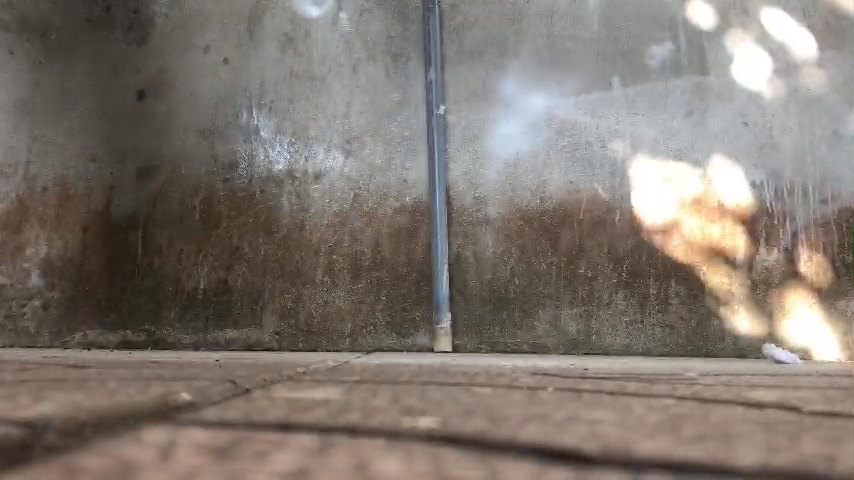
#> input picture frame 31 of Case_4/banh_phuoc.mp4, 854 x 480 px, given in place of the camera
$ python project_ck.py
#> lines starting #> are read from the running program, lines starting #| are printed output that depends on the picture; after the words box and inside, x2 and y2 are one past the last pixel; in counts of white or black regions, pixels touching at a corner belong together
###Danh sách nhóm:
# - Nguyễn Đức Bảo Phúc - 20146396 (Lớp thứ 6 - Tiết 7,8,9,10)
# - Nguyễn Tấn Phát - 20146389 (Lớp thứ 6 - Tiết 7,8,9,10)
# - Lương Tuấn Phi - 20146392 (Lớp thứ 6 - Tiết 7,8,9,10)
# - Điền Nguyễn Hữu Phước - 20146399 (Lớp thứ 7 - Tiết 2,3,4,5)

import cv2
import sys
import time
import numpy as np
import math
from scipy import stats
import kociemba
from datetime import datetime

# [802 lines left out: functions concat, rotate_cw, rotate_ccw, right_cw, right_ccw, left_cw and 11 more, not called in this run]


def detect_face(bgr_image_input):

    hsv = cv2.cvtColor(bgr_image_input, cv2.COLOR_BGR2HSV)          # Lọc màu

    blob_colors = []
    colors_hsv = [('white', [5, 0, 130], [50, 60, 255]),
                    ('orange',[5, 130, 130], [14, 255, 255]),
                    ('green', [60, 115, 125], [75, 255, 255]),
                    ('blue', [95, 100, 130], [135, 255, 255]),
                    ('yellow', [25, 80, 80], [383, 255, 255]),
                    ('red', [[0, 130, 36], [3, 255, 255]], [[178, 254, 254], [179, 255, 255]])]


    for i, color in enumerate(colors_hsv):
        if color[0] != 'red':
            low = np.array(color[1])
            high = np.array(color[2])
            mask = cv2.inRange(hsv, low, high)

        else:
            low1 = np.array(color[1][0])
            high1 = np.array(color[1][1])
            low2 = np.array(color[2][0])
            high2 = np.array(color[2][1])
            red1 = cv2.inRange(hsv, low1, high1)
            red2 = cv2.inRange(hsv, low2, high2)
            mask = red1

        kernel = cv2.getStructuringElement(cv2.MORPH_RECT,(3,3))
        # mask = cv2.inRange(hsv, low, high)
        mask = cv2.morphologyEx(mask, cv2.MORPH_OPEN, kernel, iterations=1)
        mask = cv2.morphologyEx(mask, cv2.MORPH_CLOSE, kernel,iterations=1)
        # cv2.imshow("jbgjhafdg", mask)
        contours, hierarchy = cv2.findContours(mask,cv2.RETR_EXTERNAL,cv2.CHAIN_APPROX_SIMPLE)
        contours = sorted(contours, key=cv2.contourArea, reverse=True)[0:15]


        for contour in contours:
            area = cv2.contourArea(contour)

            if 2800 < area < 10000:
                perimeter = cv2.arcLength(contour, True)
                epsilon = 0.08 * perimeter
                approx = cv2.approxPolyDP(contour, epsilon, True)
                if len(approx) == 4:
                    x,y,w,h = cv2.boundingRect(contour)
                    cv2.rectangle(bgr_image_input, (x,y), (x+w, y+h), (255,0,255), 2, 2)
                    val = (50*y) + (10*x)
                    blob_color = np.array(cv2.mean(bgr_image_input[y:y+h,x:x+w])).astype(int)
                    blob_color = np.append(blob_color, val)
                    blob_color = np.append(blob_color, x)
                    blob_color = np.append(blob_color, y)
                    blob_color = np.append(blob_color, w)
                    blob_color = np.append(blob_color, h)
                    blob_colors.append(blob_color)

    if len(blob_colors) > 0:
        blob_colors = np.asarray(blob_colors)
        blob_colors = blob_colors[blob_colors[:, 4].argsort()]
    face = np.array([0,0,0,0,0,0,0,0,0])
    # print(blob_colors)
    if len(blob_colors) == 9:
        for i in range(9):
            if blob_colors[i][0] > 170 and blob_colors[i][1] > 150 and blob_colors[i][2] > 150:
                blob_colors[i][3] = 1
                face[i] = 1
            elif blob_colors[i][0] < 223 and blob_colors[i][1] > 55 and blob_colors[i][2] > 27 and np.abs(blob_colors[i][1]-blob_colors[i][2])<30:
                blob_colors[i][3] = 2
                face[i] = 2
            elif blob_colors[i][0] > blob_colors[i][1] and blob_colors[i][1] > blob_colors[i][2]:
                blob_colors[i][3] = 3
                face[i] = 3
            elif blob_colors[i][1] > blob_colors[i][0] and blob_colors[i][1] > blob_colors[i][2] and np.abs(blob_colors[i][0] - blob_colors[i][2]) < 30:
                blob_colors[i][3] = 4
                face[i] = 4
            elif blob_colors[i][2] > blob_colors[i][0] and blob_colors[i][2] > blob_colors[i][1] and blob_colors[i][0] >9 :
                blob_colors[i][3] = 5
                face[i] = 5
            elif blob_colors[i][1] < blob_colors[i][2] and blob_colors[i][0] < blob_colors[i][1] and blob_colors[i][2] > 170:
                blob_colors[i][3] = 6
                face[i] = 6

        if np.count_nonzero(face) == 9:
            return face, blob_colors
        else:
            return [0,0], blob_colors
    else:
        return [0,0,0], blob_colors

def find_face(video,videoWriter,uf,rf,ff,df,lf,bf,text = ""):
    faces = []
    while True:
        is_ok, bgr_image_input = video.read()

        if not is_ok:
            print("Cannot read video source")
            sys.exit()


        face, blob_colors = detect_face(bgr_image_input)
        bgr_image_input = cv2.putText(bgr_image_input, text, (50, 450), cv2.FONT_HERSHEY_SIMPLEX, 2, (248, 110, 75), 3)
        # print(len(face))
        if len(face) == 9:
            faces.append(face)
            if len(faces) == 5:
                face_array = np.array(faces)
                detected_face = stats.mode(face_array)[0]
                uf = np.asarray(uf)
                ff = np.asarray(ff)
                detected_face = np.asarray(detected_face)
                faces = []
                if np.array_equal(detected_face, uf) == False and np.array_equal(detected_face, ff) == False and np.array_equal(detected_face, bf) == False and np.array_equal(detected_face, df) == False and np.array_equal(detected_face, lf) == False and np.array_equal(detected_face, rf) == False:
                    return detected_face
        videoWriter.write(bgr_image_input)
        cv2.imshow("Output Image", bgr_image_input)
        key_pressed = cv2.waitKey(1) & 0xFF
        if key_pressed == 27 or key_pressed == ord('q'):
            break


def main():
    up_face = [0, 0]
    front_face = [0, 0]
    left_face = [0, 0]
    right_face = [0, 0]
    down_face = [0, 0]
    back_face = [0, 0]
    video = cv2.VideoCapture(0)                     # import camera
    is_ok, bgr_image_input = video.read()
#> bgr_image_input is the input picture: shape (480, 854, 3); mean B, G, R 112.3, 119.7, 128.6
    broke = 0


    if not is_ok:
        print("Cannot read video source")
        sys.exit()

    h1 = bgr_image_input.shape[0]
#> h1 = 480
    w1 = bgr_image_input.shape[1]
#> w1 = 854
    faces = []

    try:
        fourcc = cv2.VideoWriter_fourcc('M', 'J', 'P', 'G')
        fname = "OUTPUT5.avi"
        fps = 20.0
        videoWriter = cv2.VideoWriter(fname, fourcc, fps, (w1, h1))
    except:
        print("Error: can't create output video: %s" % fname)
        sys.exit()

    while True:
        is_ok, bgr_image_input = video.read()
        if not is_ok:
            break
        while True:
            front_face = find_face(video, videoWriter, up_face, right_face, front_face, down_face, left_face, back_face, text="Show Front Face")
#> in detect_face, `hsv = cv2.cvtColor(bgr_image_input, cv2.COLOR_BGR2HSV)`: hsv: shape (480, 854, 3); mean H, S, V 31.6, 42.7, 130
#> the loop in detect_face, `for i, color in enumerate(colors_hsv):` made 6 passes
#> contours on pass 5: [[[852, 281], [852, 286], [853, 286], [853, 281]]]
#> pass 1, in detect_face, `mask = cv2.inRange(hsv, low, high)`:
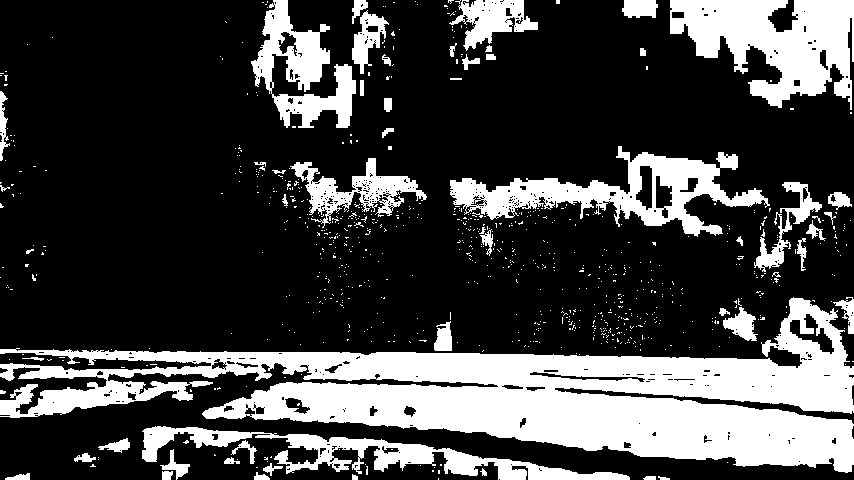
#> mask: shape (480, 854); 26.6% white; 812 white regions (757 under 20 px), largest, box (x1, y1, x2, y2) and area: (0, 297, 854, 473) 59542, (670, 0, 854, 110) 11983, (450, 146, 770, 237) 9513
#> pass 1, in detect_face, `mask = cv2.morphologyEx(mask, cv2.MORPH_OPEN, kernel, iterations=1)`:
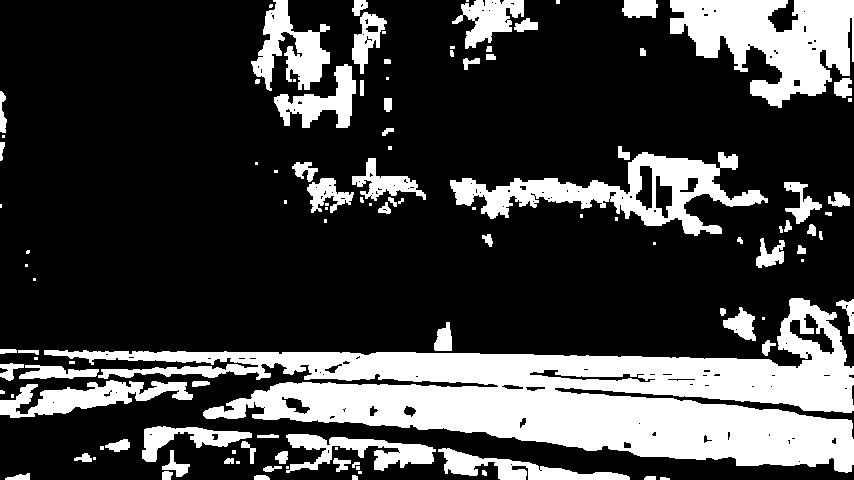
#> mask: shape (480, 854); 25.4% white; 112 white regions (39 under 20 px), largest, box (x1, y1, x2, y2) and area: (44, 298, 854, 473) 54252, (670, 0, 854, 108) 11607, (450, 152, 768, 236) 8821
#> pass 1, in detect_face, `mask = cv2.morphologyEx(mask, cv2.MORPH_CLOSE, kernel,iterations=1)`:
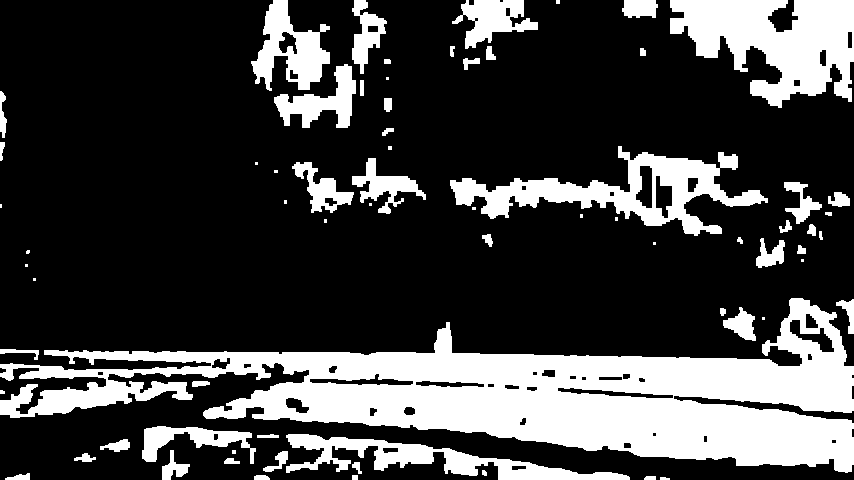
#> mask: shape (480, 854); 25.8% white; 70 white regions (20 under 20 px), largest, box (x1, y1, x2, y2) and area: (0, 298, 854, 473) 59977, (670, 0, 854, 108) 12092, (450, 146, 768, 236) 9095
#> pass 2, in detect_face, `mask = cv2.inRange(hsv, low, high)`:
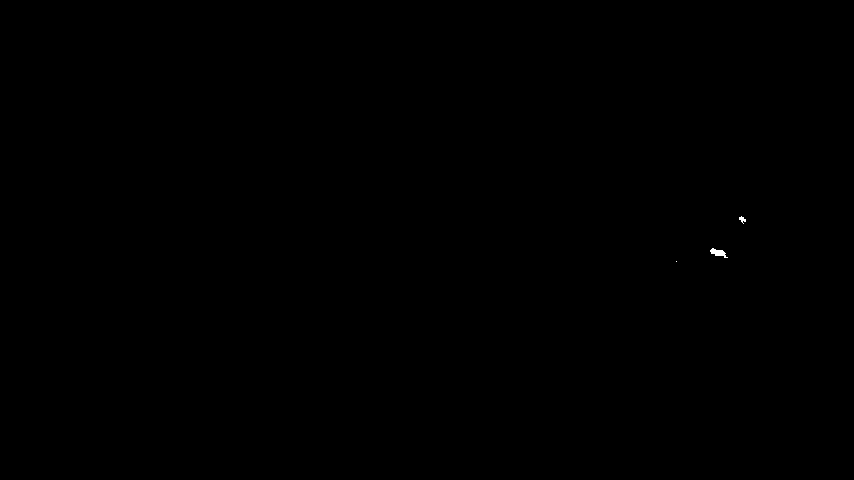
#> mask: shape (480, 854); 0.03% white; 3 white regions (1 under 20 px), largest, box (x1, y1, x2, y2) and area: (710, 248, 728, 258) 90, (739, 216, 746, 224) 29
#> after the loop in detect_face, `for i, color in enumerate(colors_hsv):`:
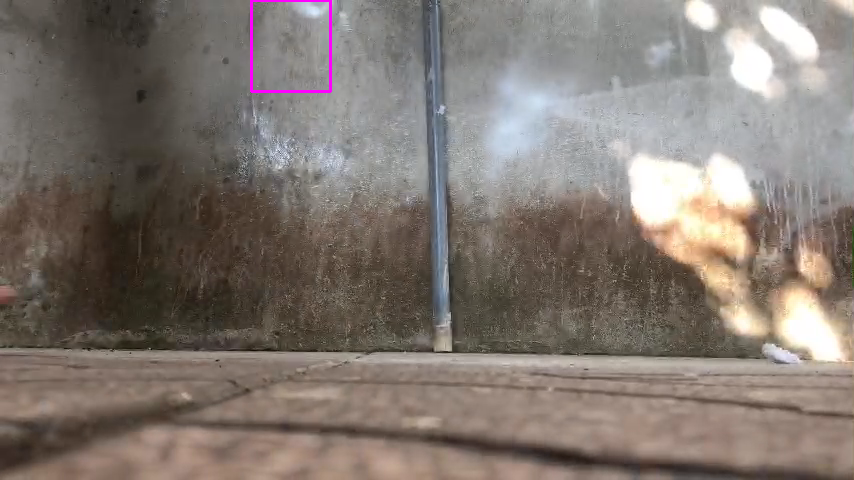
#> bgr_image_input: shape (480, 854, 3); mean B, G, R 112.6, 119.3, 128.9
#> after the loop in detect_face, `for i, color in enumerate(colors_hsv):`: mask: shape (480, 854); every value is 0
#> after the loop in detect_face, `for i, color in enumerate(colors_hsv):`: blob_colors = [[147, 130, 149, 0, 2510, 251, 0, 79, 91]]
#> in find_face, `face, blob_colors = detect_face(bgr_image_input)`: face = [0, 0, 0]
#> in find_face, `bgr_image_input = cv2.putText(bgr_image_input, text, (50, 450), cv2.FO..`:
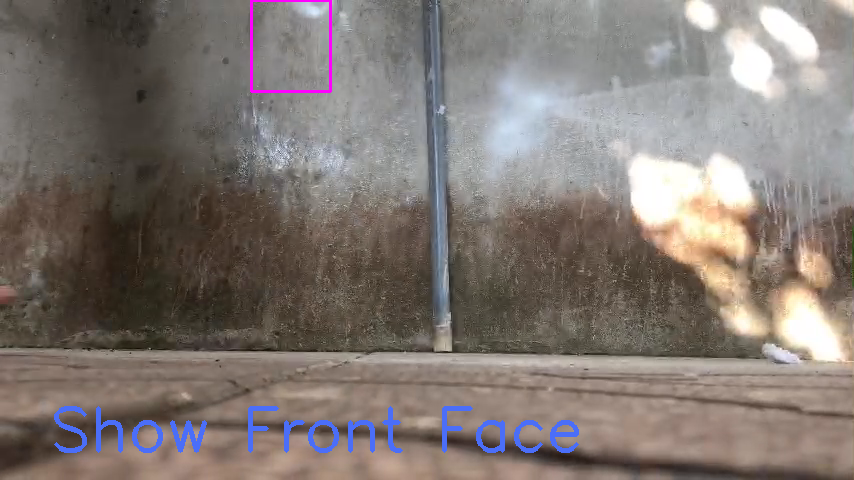
#> bgr_image_input: shape (480, 854, 3); 1.32% of pixels changed, all inside (x1, y1, x2, y2) = (54, 406, 579, 453)
#> (key q is pressed here)
#> (the run stopped early here; a loop or call above may not have finished)

$ run again, starting later in the video
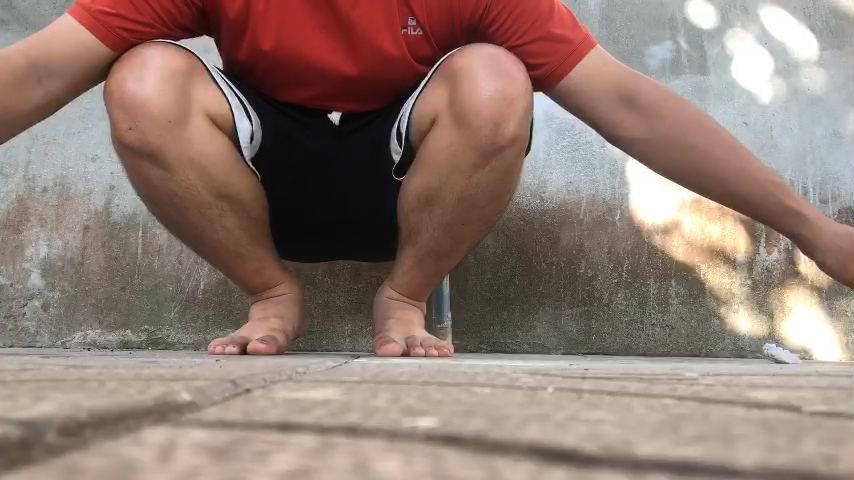
#> input picture frame 140 of Case_4/banh_phuoc.mp4, 854 x 480 px, given in place of the camera
#> in main, bgr_image_input is the input picture: shape (480, 854, 3); mean B, G, R 114.8, 123.9, 145.2
#> hsv: shape (480, 854, 3); mean H, S, V 30.3, 63, 146.3
#> the loop in detect_face, `for i, color in enumerate(colors_hsv):` made 6 passes
#> contours on pass 2: [[[227, 124], [227, 126], [229, 126], [229, 124]]]
#> pass 1, in detect_face, `mask = cv2.morphologyEx(mask, cv2.MORPH_CLOSE, kernel,iterations=1)`:
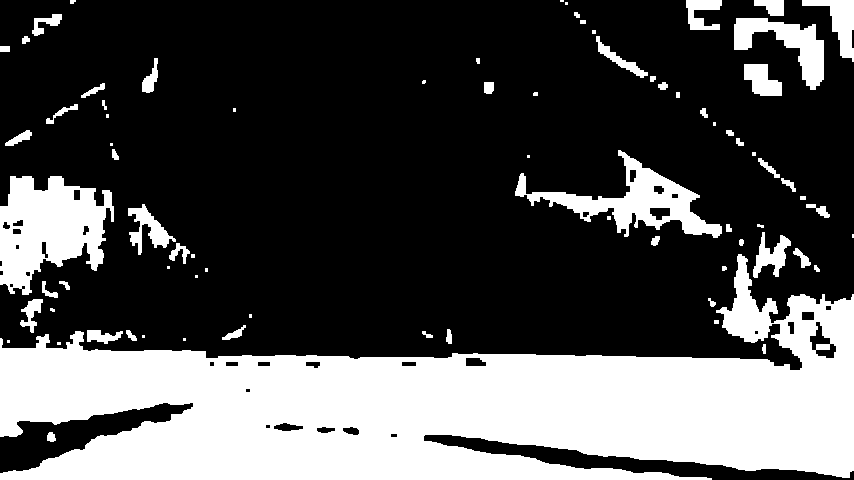
#> mask: shape (480, 854); 31.3% white; 78 white regions (23 under 20 px), largest, box (x1, y1, x2, y2) and area: (0, 254, 854, 480) 102341, (0, 176, 114, 295) 8539, (515, 150, 722, 238) 5301
#> after the loop in detect_face, `for i, color in enumerate(colors_hsv):`: blob_colors = [[139, 132, 153, 0, 8800, 0, 176, 114, 119]]
#> face = [0, 0, 0]
#> in find_face, `bgr_image_input = cv2.putText(bgr_image_input, text, (50, 450), cv2.FO..`:
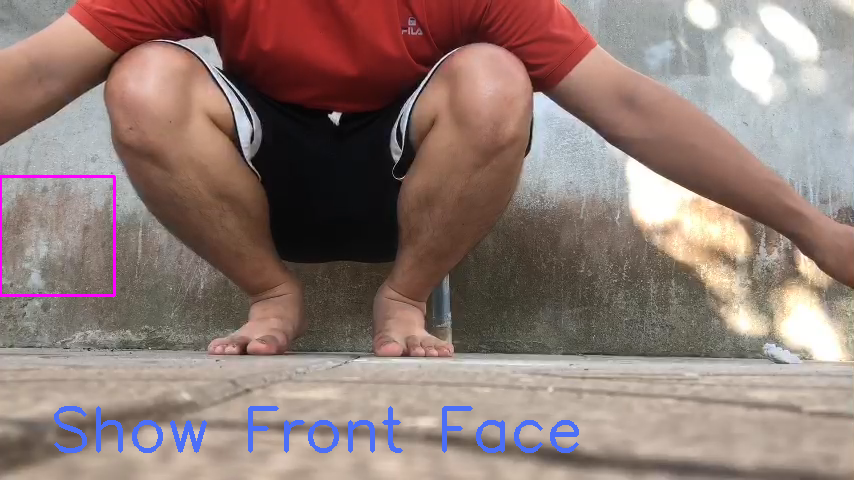
#> bgr_image_input: shape (480, 854, 3); mean B, G, R 116.7, 122.9, 144.3

$ run again, starting later in the video
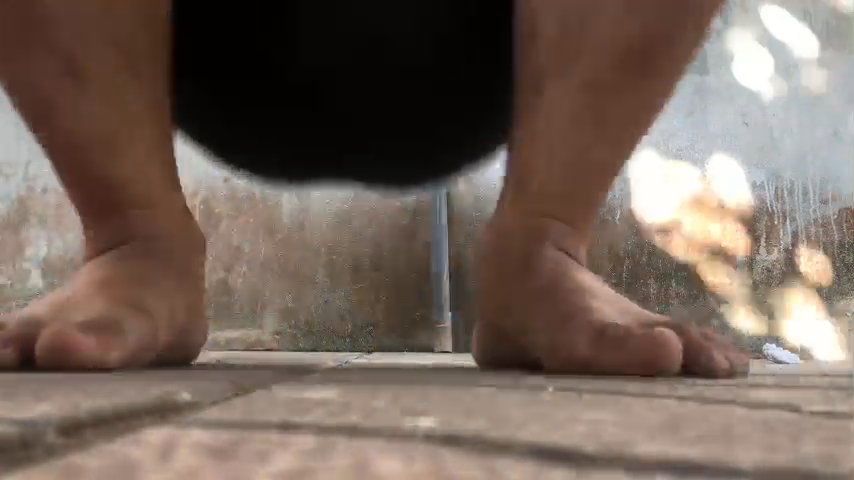
#> input picture frame 249 of Case_4/banh_phuoc.mp4, 854 x 480 px, given in place of the camera
#> in main, bgr_image_input is the input picture: shape (480, 854, 3); mean B, G, R 91.4, 101.1, 117.3
#> hsv: shape (480, 854, 3); mean H, S, V 14, 61.8, 99.2
#> the loop in detect_face, `for i, color in enumerate(colors_hsv):` made 6 passes
#> pass 1, in detect_face, `mask = cv2.morphologyEx(mask, cv2.MORPH_CLOSE, kernel,iterations=1)`:
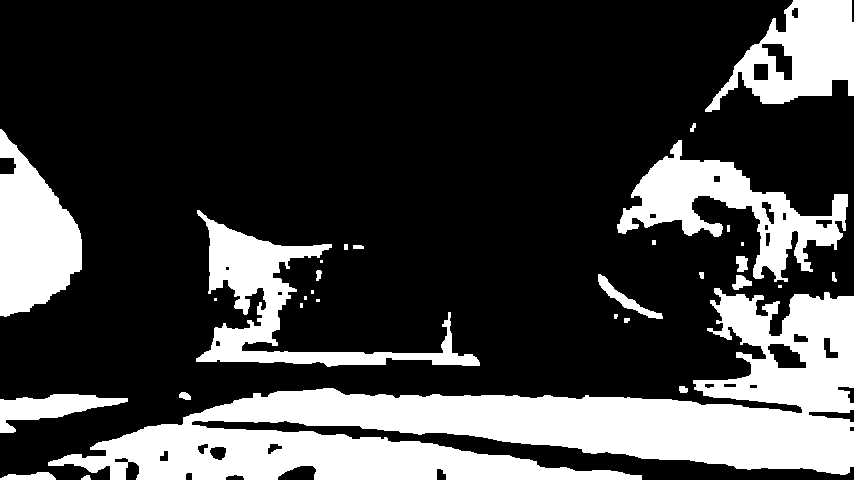
#> mask: shape (480, 854); 25.5% white; 31 white regions (9 under 20 px), largest, box (x1, y1, x2, y2) and area: (48, 288, 854, 480) 60756, (617, 140, 848, 282) 10832, (196, 210, 480, 367) 10329
#> after the loop in detect_face, `for i, color in enumerate(colors_hsv):`: blob_colors = []
#> in find_face, `face, blob_colors = detect_face(bgr_image_input)`: face = [0, 0, 0]; blob_colors = []
#> in find_face, `bgr_image_input = cv2.putText(bgr_image_input, text, (50, 450), cv2.FO..`:
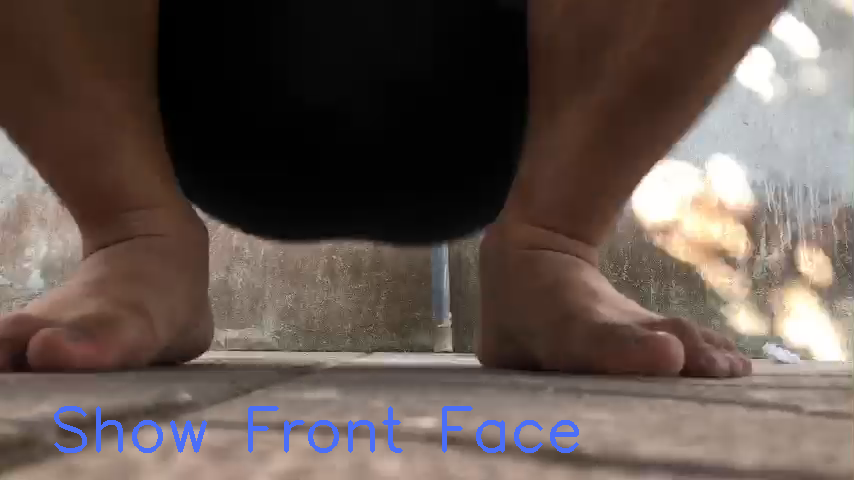
#> bgr_image_input: shape (480, 854, 3); mean B, G, R 78, 84.4, 98.1
